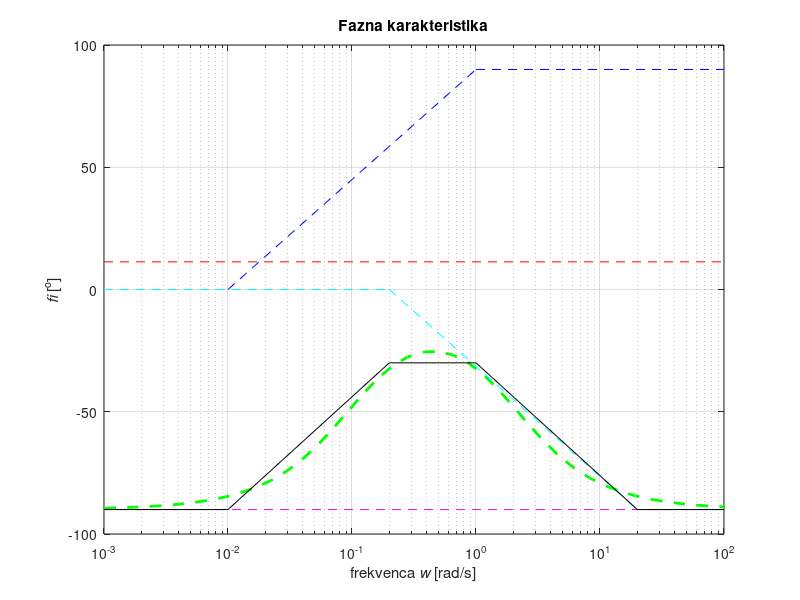

This figure's MATLAB source:
close all; clear all; clc;
#Nastavitve 
  %w od kje do kje
  w = logspace(-3,3); 
  #zapisemo ulomek
  num = [4 0.4];
  den = [1 2 0];
#naredimo system matriko
sys = tf(num, den);
#pretvori v bode
[mag, phase] = bode(sys, w);
dbmag = 20*log10(mag);

#apsimthote
a = 0.2;
b = 0.1;
c = 1;
d = 2;
d1 = -20*log10(1000/2)

r_zac = 1e-3;
r_kon = 1e2;
razpone = [r_zac r_kon];
poli = [r_zac, 1e-1, 2, r_kon]
fig1 = figure(1);
set(fig1,'Units','centimeters','Position',[5 2 20 18]);

 semilogx(w, phase, 'g--', 'LineWidth', 2); hold on;
 #AAAAA
 a_draw = atand(a)
 semilogx(razpone, [a_draw a_draw], 'r--');
 
 #BBBBBBBB
  #tle je treba se za zacetek narest
 

 semilogx([r_zac poli(2)/10], [0 0], 'b--', [poli(2)/10 poli(2)*10], [0 90], 'b--', [poli(2)*10 r_kon], [90 90], 'b--');

 
% #CCCCCCCCCCCc
  c_draw = -atand(c)
  semilogx([r_zac r_kon], [-90 -90], 'm--');

% #DDDDDDDDDDD
 semilogx([r_zac poli(3)/10], [0 0], 'c--', [poli(3)/10 poli(3)*10], [0 -90], 'c--', [poli(3)*10 r_kon], [-90 -90], 'c--');


% ##SKUPAJ
 a_z =  0
 b_z =  atand(poli./b) 
 c_z = -90
 d_z = -atand(poli./d)
 for i=1:length(poli)
  if(abs(b_z(i)) < 3.5)
    b_z(i) = 0;
  endif
  
  
  if(abs(d_z(i)) < 3.5)
    d_z(i) = 0;
  endif
 endfor

 z = a_z + b_z + c_z + d_z

  semilogx([poli(1) poli(2)/10], [z(1), z(1)] , 'k');
  semilogx([poli(2)/10 poli(3)/10], [z(1), -30] , 'k');
  
  semilogx([poli(3)/10 poli(2)*10], [-30 -30] , 'k');
  semilogx([poli(2)*10 poli(3)*10], [-30, -90] , 'k')
  semilogx([poli(3)*10 r_kon], [-90, -90] , 'k')
 axis([ razpone -100 100])
 xlabel('frekvenca {\itw} [rad/s]'); ylabel('{\itfi} [^o]');
 grid on; title('Fazna karakteristika') 
 pause(1);
 
